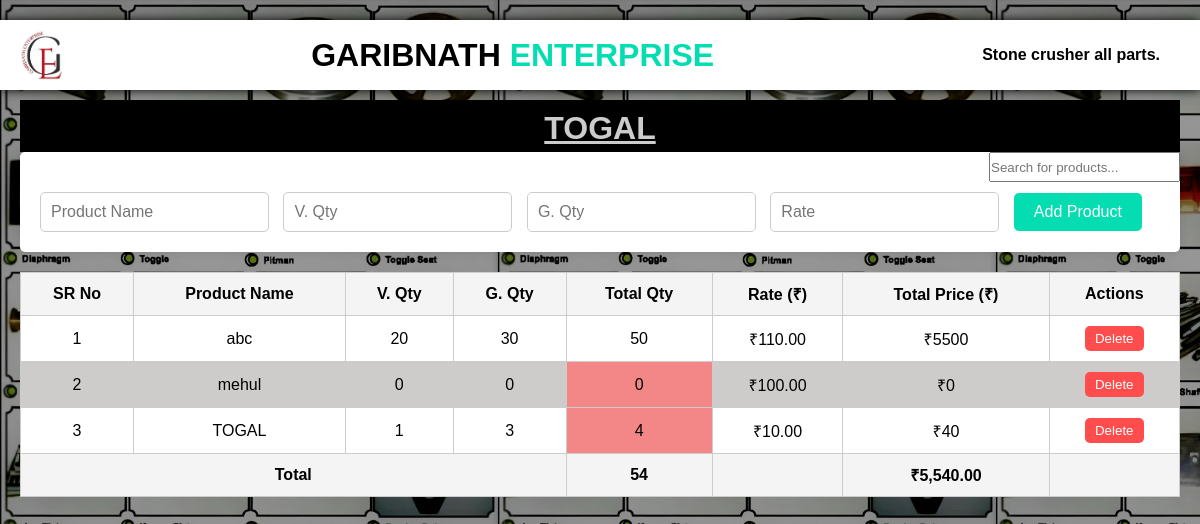
The page /TOGAL/togal.php on the database its author committed.
### tables this page shows
CREATE TABLE `togal` (
  `id` int(11) NOT NULL,
  `name` varchar(255) NOT NULL,
  `v_qty` int(11) NOT NULL,
  `g_qty` int(11) NOT NULL,
  `rate` decimal(10,2) NOT NULL
);

### TOGAL/togal.php (the view, shortened to what this page needs)
<?php include 'garibnath_db.php'; ?>
<!DOCTYPE html>
<html lang="en">
<head>
    <link rel="stylesheet" href="styles.css">
    </head>
<body>
    <nav class="nav-container">
        <img class="logo" src="../image/garibnath.jpg" alt="error">
        <div class="header">
            <h1 class="header-item">GARIBNATH <span style="color: #04ddb2;">ENTERPRISE</span></h1>
        </div>
        <h3 class="download-btn">Stone crusher all parts.</h3>
    </nav>
    <h2 class="product-header centered"style="background-color:black;">TOGAL</h2>
    <input class="search" type="text" id="searchBar" placeholder="Search for products..." onkeyup="filterTable()">
    <form id="addForm" method="POST" action="add.php">
        <input type="text" name="name" placeholder="Product Name" required>
        <input type="number" name="v_qty" placeholder="V. Qty" required>
        <input type="number" name="g_qty" placeholder="G. Qty" required>
        <input type="number" name="rate" placeholder="Rate" step="0.01" required>
        <button type="submit">Add Product</button>
    </form>
    <table id="garibnathTable">
        <thead>
            <tr>
                <th>SR No</th>
                <th>Product Name</th>
                <th>V. Qty</th>
                <th>G. Qty</th>
                <th>Total Qty</th>
                <th>Rate (₹)</th>
                <th>Total Price (₹)</th>
                <th>Actions</th>
            </tr>
        </thead>
        <tbody>
            <?php
            $sql = "SELECT * FROM togal";
            $result = $conn->query($sql);
            $total_qty = 0;
            $total_price = 0;
            $sr_no = 1;
            if ($result->num_rows > 0) {
                while($row = $result->fetch_assoc()) {
                    $total_qty_product = $row['v_qty'] + $row['g_qty'];
                    $total_price_product = $total_qty_product * $row['rate'];
                    $total_qty += $total_qty_product;
                    $total_price += $total_price_product;
                    $qty_class = $total_qty_product < 5 ? 'low-quantity' : '';
                    echo "<tr data-id='{$row['id']}'>
                            <td>{$sr_no}</td>
                            <td class='editable' data-field='name'>{$row['name']}</td>
                            <td class='editable' data-field='v_qty'>{$row['v_qty']}</td>
                            <td class='editable' data-field='g_qty'>{$row['g_qty']}</td>
                            <td class='{$qty_class}'>{$total_qty_product}</td>
                            <td class='editable' data-field='rate'>₹{$row['rate']}</td>
                            <td>₹{$total_price_product}</td>
                            <td>
                                <button class='delete-btn'>Delete</button>
                            </td>
                          </tr>";
                    $sr_no++;
                }
            } else {
                echo "<tr><td colspan='8'>No records found</td></tr>";
            }
            ?>
        </tbody>
        <tfoot>
            <tr>
                <th colspan="4">Total</th>
                <th class="<?php echo $total_qty < 5 ? 'low-quantity' : ''; ?>"><?php echo $total_qty; ?></th>
                <th></th>
                <th>₹<?php echo number_format($total_price, 2); ?></th>
                <th></th>
            </tr>
        </tfoot>
    </table>
</body>
</html>

### TOGAL/styles.css (style rules this page uses)
* { margin: 0; padding: 0; box-sizing: border-box; }
body { font-family: Arial, sans-serif; background-image: url(../image/backgroundimage.jpg); padding: 20px; background-size:contain; }
.nav-container { display: flex; align-items: center; position: fixed; width: 100%; justify-content: space-between; background-color: #fff; color: black; box-shadow: 0 0 10px black ; padding: 10px 20px; margin-bottom: 20px; margin-left: -20px; }
.search { padding-right: 10px; height: 30px; float: right; clear: left; }
.logo { height: 50px; }
.header { flex-grow: 1; text-align: center; }
.header-item { font-size: 24px; font-size: xx-large; }
.download-btn { background-color: #fff; color: black; border: none; padding: 10px 20px; font-size: 16px; }
.centered { text-align: center; text-decoration: underline; margin-top: 80px; padding-top: 10px; padding-bottom: 5px; font-weight: 700; font-size: xx-large; color: #ccc; }
.low-quantity { color: black; background-color: #f38787; }
form { background-color: white; padding: 20px; padding-top: 40px; border-radius: 5px; margin-bottom: 20px; box-shadow: 0 0 10px rgba(0, 0, 0, 0.1); }
form input { margin-right: 10px; padding: 10px; border: 1px solid #ccc; border-radius: 5px; font-size: 16px; }
form button { background-color: #04ddb2; color: white; border: none; padding: 10px 20px; cursor: pointer; font-size: 16px; border-radius: 5px; }
table { width: 100%; border-collapse: collapse; margin-bottom: 20px; }
table th, table td { border: 1px solid #ccc; padding: 10px; text-align: center; }
table th { background-color: #f4f4f4; }
table tr { background-color: #fff; }
table tr:nth-child(even) { background-color: #cecbcb; }
table .editable { cursor: pointer; }
table .delete-btn { background-color: #ff4d4d; color: white; border: none; padding: 5px 10px; cursor: pointer; border-radius: 5px; }

### rows shown on the page
togal: name "abc", v_qty "20", g_qty "30", total_qty_product "50", rate "110.00", total_price_product "5500"
togal: name "mehul", v_qty "0", g_qty "0", rate "100.00"
togal: name "TOGAL", v_qty "1", g_qty "3", total_qty_product "4", rate "10.00", total_price_product "40"

### other values the page prints
$total_qty "54"
$total_price "5,540.00"
